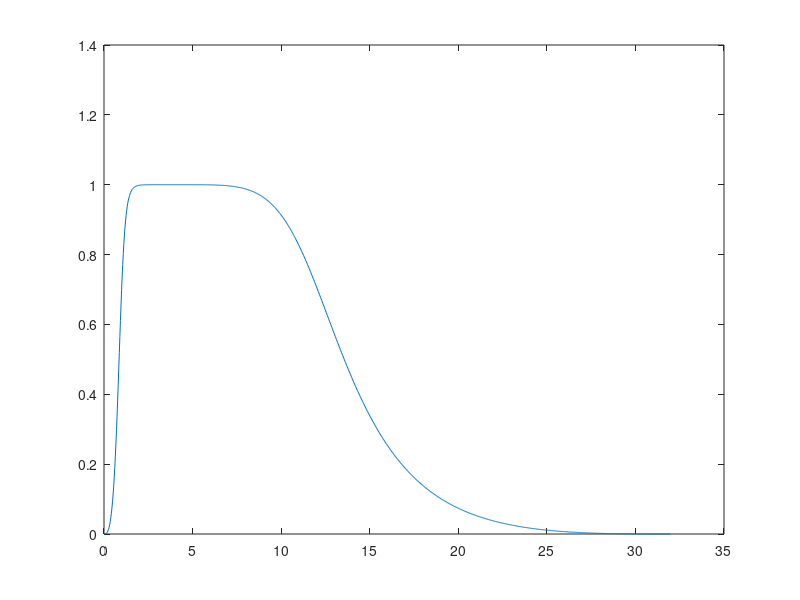

Source code (MATLAB):
clear all
close all


resample=64;

%% Filter specifications
low_cutoff=1; % band pass filter lower cutoff frequency (Hz)
upper_cutoff=12; % band pass filter upper cutoff frequency (Hz)


filter_order = 3;                   
filter_cutoff = [2*low_cutoff/resample 2*upper_cutoff/resample]; % 1 to 12 Hz  

[b, a] = butter(filter_order,filter_cutoff); 

[H,w]=freqz(b,a,1000);

plot(resample*w/(2*pi),abs(H));
